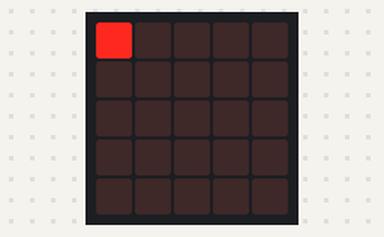
Simulated run of this program. Board: BBC micro:bit (MakeCode). Shown: the board's 5×5 LED display. At 1.3 s the program stops and its outputs stay as they are.

Above: at 0.01 s.
At 0.61 s:
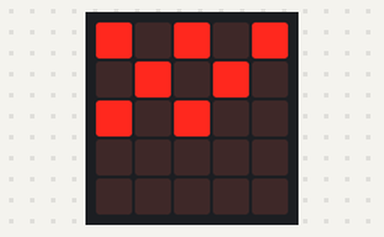
At 1.3 s:
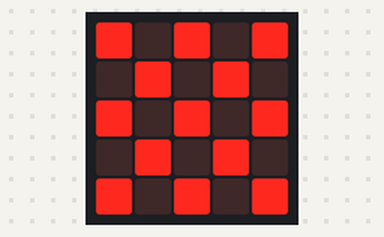

The program:

main.ts
```typescript
namespace screenMagic {
    /**
     * address LEDs linearly row first
     */
    //% blockId=screenmagicplotat
    //% block="plot at $index"
    //% index.min=0 index.max=1000
    export function plottingLED(index: number): void {
        index |= 0
        const x = Math.floor(index % 5)
        const y = Math.floor(index / 5)
        led.plot(x, y)
    }
}
```

test.ts
```typescript
// tests go here; this will not be compiled when this package is used as an extension.

for(let i=0; i<25; i++){
    screenMagic.plottingLED(i)
    basic.pause(100)
    i++
}
```
